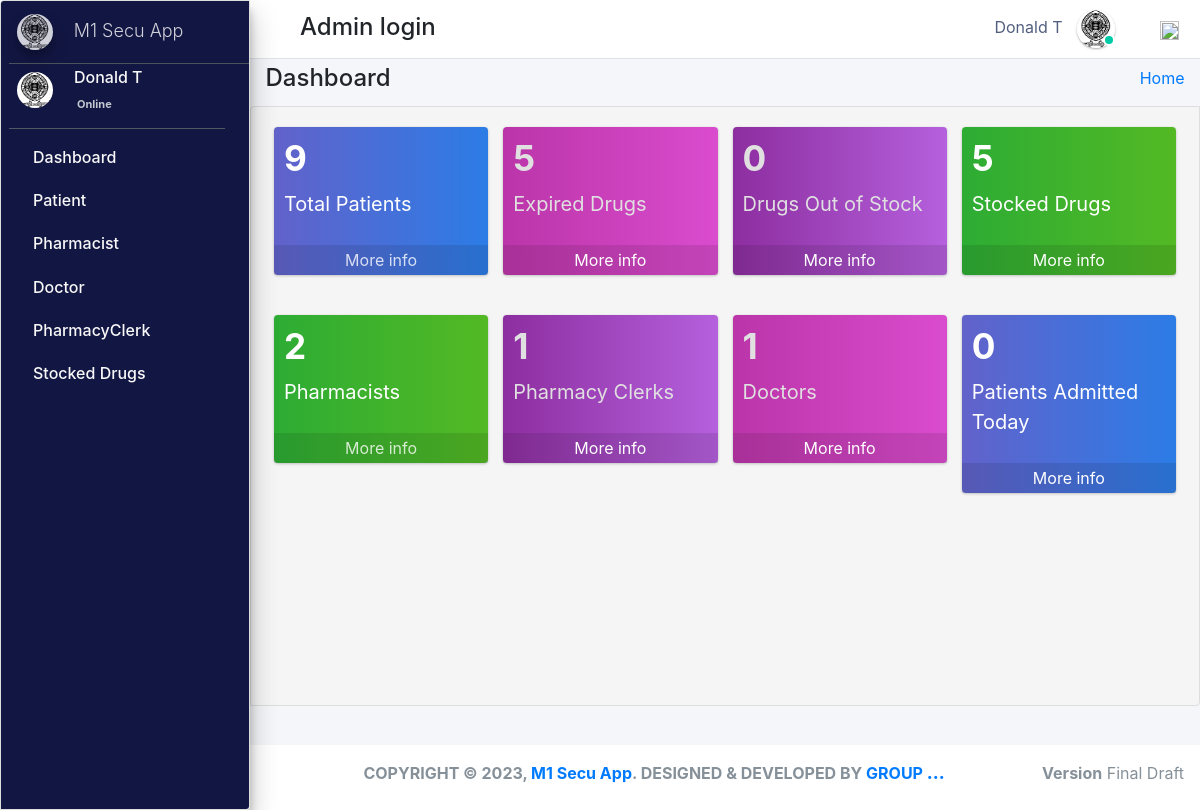
The page / (signed in) on the database its author committed.
### pharmacy/models.py (models this page shows, shortened)
class CustomUser(AbstractUser):
    user_type_data = ((1, "AdminHOD"), (2, "Pharmacist"), (3, "Doctor"), (4, "PharmacyClerk"),(5, "Patients"))
    user_type = models.CharField(default=1, choices=user_type_data, max_length=10)

class AdminHOD(models.Model):
    gender_category=(
        ('Male','Male'),
        ('Female','Female'),
    )
    admin = models.OneToOneField(CustomUser,null=True, on_delete = models.CASCADE)
    emp_no= models.CharField(max_length=100,null=True,blank=True)
    gender=models.CharField(max_length=100,null=True,choices=gender_category)
    mobile=models.CharField(max_length=10,null=True,blank=True)
    address=models.CharField(max_length=300,null=True,blank=True)
    profile_pic=models.ImageField(default="admin.png",null=True,blank=True)
    created_at = models.DateTimeField(auto_now_add=True)
    updated_at = models.DateTimeField(auto_now=True)
    date_employed=models.DateTimeField(auto_now_add=True, auto_now=False)
    objects = models.Manager()

### pharmacy/HODViews.py (the view)
# urls.py: path('',HODViews.adminDashboard,name='admin_dashboard'),
def adminDashboard(request):
    patients_total=Patients.objects.all().count()
    doctors=Doctor.objects.all().count()
    pharmacist=Pharmacist.objects.all().count()
    receptionist=PharmacyClerk.objects.all().count()
    out_of_stock=Stock.objects.filter(quantity__lte=0).count()
    total_stock=Stock.objects.all().count()
    today = datetime.today()
    for_today = Patients.objects.filter(date_admitted__year=today.year, date_admitted__month=today.month, date_admitted__day=today.day).count()
    print(for_today)
    exipred=Stock.objects.annotate(
    expired=ExpressionWrapper(Q(valid_to__lt=Now()), output_field=BooleanField())
    ).filter(expired=True).count()
    context={
        "patients_total":patients_total,
        "expired_total":exipred,
        "out_of_stock":out_of_stock,
        "total_drugs":total_stock,
        "all_doctors":doctors,
        "all_pharmacists":pharmacist,
        "all_clerks":receptionist,
        "for_today":for_today
    }
    return render(request,'hod_templates/admin_dashboard.html',context)

### pharmacy/LoginCheckMiddleWare.py (called while the page is built, shortened)
    def process_view(self, request, view_func, view_args, view_kwargs):
        modulename = view_func.__module__
        user = request.user
        if user.is_authenticated:
            if user.user_type == "1":
                if modulename == "pharmacy.HODViews":
                    pass
                elif modulename == "":
                    pass
                elif modulename == "pharmacy.views" or modulename == "django.views.static":
                    pass
                else:
                    pass
            else:
                return redirect("login")
        else:
            if request.path == reverse("login"):
                pass
            else:
                return redirect("login")

### pharmacy/models.py (called while the page is built)
    def get_queryset(self):
        return super().get_queryset().annotate(
            expired=ExpressionWrapper(Q(valid_to__lt=Now()), output_field=BooleanField())
        )

### pharmacy/templates/hod_templates/admin_dashboard.html (shortened to what this page needs)
 {% extends 'hod_templates/base_template.html'%} {% load static %} {% block page_title %}
<h4>Dashboard</h4> {% endblock page_title %} {% block main_content %}
<section class="content">
    <div class="container-fluid">
        <div class="col-lg-12 col-md-12 dash-icon">
            <div class="row">
                <div class="col-lg-3 col-md-6   col-sm-6">
                    <div class="small-box mojahi">
                        <div class="inner">
                            <h3>{{patients_total}}</h3>
                            <p>Total Patients</p>
                        </div>
                        <a href="" class="small-box-footer">More info </a>
                    </div>
                </div>
                <div class="col-lg-3 col-sm-6  col-sm-6">
                    <div class="small-box mojahi2">
                        <div class="inner">
                            <h3>{{expired_total}}</h3>
                            <p>Expired Drugs</p>
                        </div>
                        <a href="" class="small-box-footer text-white">More info </a>
                    </div>
                </div>
                <div class="col-lg-3 col-md-6  col-sm-6">
                    <div class="small-box mojahi3">
                        <div class="inner">
                            <h3>{{out_of_stock}}</h3>
                            <p>Drugs Out of Stock</p>
                        </div>
                        <a href="" class="small-box-footer text-white">More info </a>
                    </div>
                </div>
                <div class="col-lg-3 col-md-6  col-sm-6">
                    <div class="small-box mojahi4">
                        <div class="inner">
                            <h3>{{total_drugs}}</h3>
                            <p>Stocked Drugs</p>
                        </div>
                        <a href="" class="small-box-footer text-white">More info </a>
                    </div>
                </div>
            </div>
            <div class="row">
                <div class="col-lg-3 col-md-6   col-sm-6">
                    <div class="small-box mojahi4">
                        <div class="inner">
                            <h3>{{all_pharmacists}}</h3>
                            <p>Pharmacists</p>
                        </div>
                        <a href="" class="small-box-footer">More info </a>
                    </div>
                </div>
                <div class="col-lg-3 col-sm-6  col-sm-6">
                    <div class="small-box mojahi3">
                        <div class="inner">
                            <h3>{{all_clerks}}</h3>
                            <p> Pharmacy Clerks</p>
                        </div>
                        <a href="" class="small-box-footer text-white">More info </a>
                    </div>
                </div>
                <div class="col-lg-3 col-md-6  col-sm-6">
                    <div class="small-box mojahi2">
                        <div class="inner">
                            <h3>{{all_doctors}}</h3>
                            <p>Doctors</p>
                        </div>
                        <a href="" class="small-box-footer text-white">More info </a>
                    </div>
                </div>
                <div class="col-lg-3 col-md-6  col-sm-6">
                    <div class="small-box mojahi">
                        <div class="inner">
                            <h3>{{for_today}}</h3>
                            <p> Patients Admitted Today</p>
                        </div>
                        <a href="" class="small-box-footer text-white">More info </a>
                    </div>
                </div>
            </div>
        </div>
    </div>
</section>
{% endblock main_content %}

### pharmacy/templates/hod_templates/base_template.html (shortened to what this page needs)
{% extends 'base_file.html' %} {% block htm %}
<body class="hold-transition sidebar-mini layout-fixed">
    <div class="wrapper">
        <nav class="main-header navbar navbar-expand navbar-white navbar-light">
            <ul class="navbar-nav">
                <li class="nav-item">
                    <a class="nav-link" data-widget="pushmenu" href="#" role="button"></a>
                </li>
            </ul>
            <h4 style="margin-left: 10px; margin-top: 5px;">Admin login </h4>
            <ul class="navbar-nav ml-auto">
                <li class="mx-3">
                    <a href="#" class="sm-submenu-with-image a">
                        <span>{{user.first_name}}  {{user.last_name}}</span>
                        <img src="{{request.user.adminhod.profile_pic.url}}" class="img-circle elevation-1" width="38" height="38" alt="">
                        <span class="avatar-status avatar-sm-status avatar-status-success"></span>
                    </a>
                </li>
                <li class="nav-item dropdown ml-3 low">
                    <a href="#" class="btn btn-outlined btn-black text-muted bg-transparent " data-toggle="dropdown" aria-expanded="false" data-wow-delay="0.7s"><img src="https://img.icons8.com/ios/50/000000/settings.png" width="19" height="19">
                    </a>
                </li>
            </ul>
        </nav>
        {% include 'hod_templates/sidebar.html'%}
        <div class="content-wrapper">
            <div class="content-header">
                <div class="container-fluid">
                    <div class="row ">
                        <div class="col-sm-6">
                            <h1 class="m-0 text-dark">
                                {% block page_title %} {% endblock page_title %}
                            </h1>
                        </div>
                        <div class="col-sm-6 ">
                            <ol class="breadcrumb float-sm-right">
                                <li class="breadcrumb-item"><a href="">Home</a></li>
                            </ol>
                        </div>
                    </div>
                </div>
            </div>
            {% block main_content %} {% endblock main_content %}
        </div>
        {% include 'hod_templates/footer.html'%}
    </div>
    {% endblock htm %}

### pharmacy/templates/hod_templates/sidebar.html (shortened to what this page needs)
<aside class="main-sidebar sidebar-dark-primary elevation-4">
    <a href="" class="brand-link ml-2">
        <img src="{{request.user.adminhod.profile_pic.url}}" alt="" width="36" height="36" class=" img-circle elevation-3" style="opacity: .8">
        <span class="brand-text font-weight-light mt-1 ml-3 mmust">M1 Secu App</span>
    </a>
    <div class="sidebar">
        <div class="user-panel mr-3">
            <div class="pull-left image sm-submenu-with-image a ml-2 ">
                <img src="{{request.user.adminhod.profile_pic.url}}" class="img-circle mt-2" width="36" height="36" alt="User Image">
            </div>
            <div class="pull-left info">
                <p>{{user.first_name}} {{user.last_name}}</p>
                <a href="#"> Online</a>
            </div>
        </div>
        <nav class="mt-2">
            <ul class="nav nav-pills nav-sidebar flex-column" data-widget="treeview" role="menu" data-accordion="false">
                <li class="nav-item">
                    <a href="{% url  'admin_dashboard' %}" class="nav-link">
                        <p>
                            Dashboard
                        </p>
                    </a>
                </li>
                <li class="nav-item">
                    <a href="#" class="nav-link">
                        <p>
                            Patient
                        </p>
                    </a>
                </li>
                <li class="nav-item">
                    <a href="#" class="nav-link">
                        <p>
                            Pharmacist
                        </p>
                    </a>
                </li>
                <li class="nav-item">
                    <a href="#" class="nav-link">
                        <p>
                            Doctor
                        </p>
                    </a>
                </li>
                <li class="nav-item">
                    <a href="#" class="nav-link">
                        <p>
                            PharmacyClerk
                        </p>
                    </a>
                </li>
                <li class="nav-item">
                    <a href="#" class="nav-link">
                        <p>
                            Stocked Drugs
                        </p>
                    </a>
                </li>
            </ul>
        </nav>
    </div>
</aside>

### static/css/main.css (style rules this page uses)
html { font-family: sans-serif; line-height: 1.15; -webkit-text-size-adjust: 100%; -webkit-tap-highlight-color: transparent; }
body { overflow-y: hidden; overflow-x: hidden; font-family: -apple-system, BlinkMacSystemFont, "Segoe UI", Roboto, "Helvetica Neue", Arial, "Noto Sans", sans-serif, "Apple Color Emoji", "Segoe UI Emoji", "Segoe UI Symbol", "Noto Color Emoji" !important; }
.content { background-color: #f5f5f5; border: 1px solid #dddddd; border-radius: 4px 0px 4px 0px; left: -1px; padding: 10px 7px 5px; }
.main-sidebar { background: #ffffff; border: 1px solid #dddddd; border-radius: 4px 0px 4px 0px; font-weight: bold; }
.content { height: 75vh; overflow-y: scroll; overflow-x: hidden; }
.content .row { margin-top: 20px !important; }
.main-sidebar { background-color: #121642 !important; color: white !important; }
.main-sidebar p { color: #f8f8f8 !important; font-weight: 500 !important }
.avatar-status { position: absolute; bottom: 12px; right: 75.4px; display: -ms-inline-flexbox; display: inline-flex; -ms-flex-negative: 0; flex-shrink: 0; -ms-flex-pack: center; justify-content: center; -ms-flex-align: center; align-items: center; white-space: nowrap; text-align: center; vertical-align: baseline; font-weight: 600; border: .125rem solid #fff; width: 12px; height: 12px; line-height: 1; font-size: .71094rem; border-radius: 50%; }
.avatar-status-success { color: #fff; background-color: #00c9a7; }
.pull-left { float: left; }
.pull-left { float: left!important; }
.user-panel>.info { padding: 5px 5px 5px 15px; line-height: 1; position: absolute; left: 55px; }
.user-panel>.info>p { font-weight: 600; margin-bottom: 9px; }
p { margin: 0 0 10px; }
.user-panel { padding-bottom: 20px; }
.user-panel:after { clear: both; }
.user-panel:before, .user-panel:after { content: " "; display: table; }
.user-panel>.info>a { text-decoration: none; padding-right: 5px; margin-top: 3px; font-size: 11px; overflow: hidden; white-space: nowrap; }
.mmust { overflow: hidden; white-space: nowrap; font-size: 18px; }
.container-fluid { width: 100%; padding-right: 15px; padding-left: 15px; margin-right: auto; margin-left: auto; }
.row { display: flex; flex-wrap: wrap; margin-right: -15px; margin-left: -15px; }
.mojahi { background: linear-gradient(to right, rgb(98, 98, 202), rgb(44, 124, 230)) !important; border-radius: 5px; color: white; }
.mojahi2 { background: linear-gradient(to right, rgb(187, 53, 169), rgb(218, 76, 206)) !important; border-radius: 5px; color: white; }
.mojahi3 { background: linear-gradient(to right, rgb(141, 46, 160), rgb(181, 96, 221)) !important; border-radius: 5px; color: white; }
.mojahi4 { background: linear-gradient(to right, rgb(45, 172, 52), rgb(83, 185, 36)) !important; border-radius: 5px; color: white; }
.img-circle { border-radius: 50%; }
.inner p { font-size: 20px !important; }
.mojahi2, .mojahi3 { color: rgb(224, 224, 224) !important; }
.content-wrapper .content-header { padding: 5px 0.5rem !important; }

### static/css/profile.css (style rules this page uses)
li { list-style-type: none ! }
.navbar-nav span { color: #525f7f !important; margin-right: 10px !important; }
body { font-family: 'Rubik', sans-serif; height: 100% !important; }

### rows shown on the page
CustomUser: first_name "Donald T", user.adminhod.profile_pic (picture)

### other values the page prints
{{ patients_total }} "9"
{{ expired_total }} "5"
{{ out_of_stock }} "0"
{{ total_drugs }} "5"
{{ all_pharmacists }} "2"
{{ all_clerks }} "1"
{{ all_doctors }} "1"
{{ for_today }} "0"
